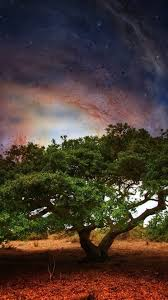
#> input picture index.jpg, 168 x 300 px
$ python colorImgStgno.py
#> lines starting #> are read from the running program, lines starting #| are printed output that depends on the picture; after the words box and inside, x2 and y2 are one past the last pixel; in counts of white or black regions, pixels touching at a corner belong together
import numpy as np
from PIL import Image

class StegG:
    def embed(self, cover_file, secret_file, color_plane, pixel_bit):
        cover_array = self.image_to_matrix(cover_file)
#> in image_to_matrix, returned value is the input picture: shape (300, 168, 3); mean R, G, B 74.1, 59.8, 51.7
        secret_array = self.image_to_matrix(secret_file)
#> call 2 of image_to_matrix, with file_path = 'index1.jpg'
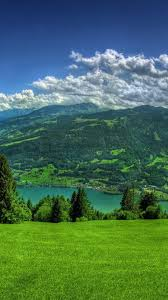
#> input picture index1.jpg, 168 x 300 px
#> in image_to_matrix, returned value is the input picture: shape (300, 168, 3); mean R, G, B 70.5, 110.4, 85.8
        mask = 0xff ^ (1 << pixel_bit)
        secret_bits = ((secret_array[...,color_plane] >> 7) << pixel_bit)
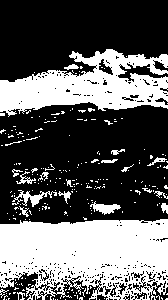
#> secret_bits: shape (300, 168); values 0 (black) and 1 (white), 37.7% white; 235 white regions (214 under 20 px), largest, box (x1, y1, x2, y2) and area: (0, 219, 168, 300) 10761, (0, 49, 168, 117) 6367, (12, 190, 57, 207) 260
        height, width, _ = secret_array.shape
#> height = 300; width = 168
        cover_plane = (cover_array[:height,:width,color_plane] & mask) + secret_bits
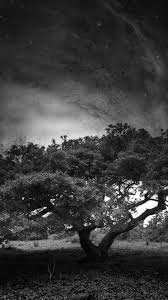
#> cover_plane: shape (300, 168); min 0, max 255, mean 59.7
        cover_array[:height,:width,color_plane] = cover_plane
        stego_image = self.matrix_to_image(cover_array)
        return stego_image

    def extract(self, stego_file, color_plane, pixel_bit):
#> called with stego_file = 'stego.png', color_plane = 1, pixel_bit = 0
        stego_array = self.image_to_matrix(stego_file)
        change_index = [0, 1, 2]
        change_index.remove(color_plane)
        stego_array[...,change_index] = 0
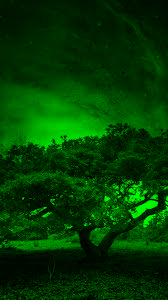
#> stego_array: shape (300, 168, 3); mean R, G, B 0, 59.7, 0
        stego_array = ((stego_array >> pixel_bit) & 0x01) << 7
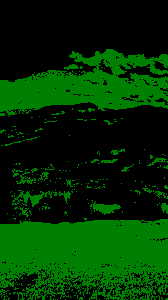
#> stego_array: shape (300, 168, 3); mean R, G, B 0, 48.2, 0
        exposed = self.matrix_to_image(stego_array)
        return exposed

    def image_to_matrix(self, file_path):
        return np.array(Image.open(file_path))

    def matrix_to_image(self, array):
        return Image.fromarray(array)

plane=1 #you can change the color plane {0,1,2}
bit=0   #the bit position where msb can be stored

cover_file = "index.jpg"  #filePath for cover image
secret_file = "index1.jpg" #filePath for secret image

stego_file = "stego.png"
extracted_file1 = "extracted.png"

S = StegG()
S.embed(cover_file, secret_file, plane, bit).save(stego_file)
S.extract(stego_file, plane, bit).save(extracted_file1)
